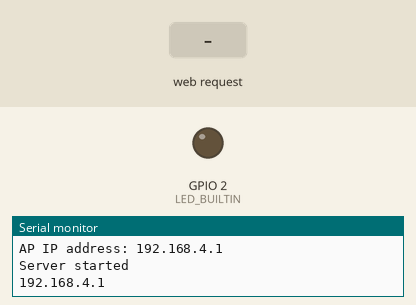
Recording of a sketch running on a simulated ESP8266 (NodeMCU). On the bench: output pins drawn as LEDs (lit = HIGH, except the on-board LED, lit = LOW), the last lines printed to the serial monitor. Inputs (shaded band) come from the test bench.

Above: at 1.2 s.
1.3 s: HTTP request GET /gpio/1 received
At 1.6 s:
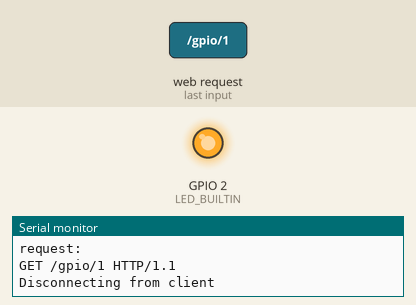
2.8 s: HTTP request GET /gpio/0 received
At 3.9 s:
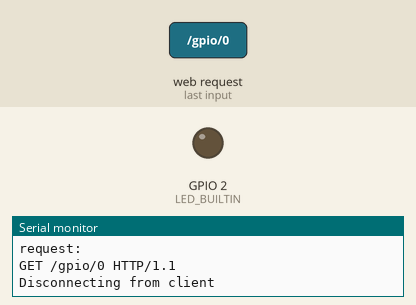
Timing chart, 0 to 5.8 s (numbered marks = the images above; inputs shaded):
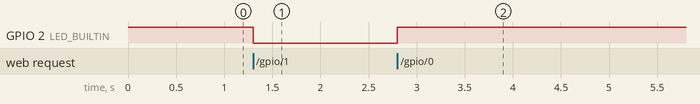

Measured:
- after the input at 1.3 s, GPIO 2 (LED_BUILTIN): HIGH → LOW at once
- after the input at 2.8 s, GPIO 2 (LED_BUILTIN): LOW → HIGH at once

The sketch:

WiFiManualWebServer.ino
```cpp
/*
    This sketch demonstrates how to set up a simple HTTP-like server.
    The server will set a GPIO pin depending on the request
      http://server_ip/gpio/0 will set the GPIO2 low,
      http://server_ip/gpio/1 will set the GPIO2 high
    server_ip is the IP address of the ESP8266 module, will be
    printed to Serial when the module is connected.
*/

#include <ESP8266WiFi.h>

// Variabili per SSID e password
char ssid[32];
const char *password = "123456789";

WiFiServer server(80);

IPAddress myIP;

void setup() {
  Serial.begin(115200);

  pinMode(LED_BUILTIN, OUTPUT);
  digitalWrite(LED_BUILTIN, HIGH);

  // Ottieni il MAC address
  String macAddress = WiFi.softAPmacAddress();
  macAddress.replace(":", ""); // Rimuovi i due punti dal MAC address

  // Crea il nome della Wi-Fi con il MAC address
  sprintf(ssid, "ESPap_%s", macAddress.c_str());

  Serial.println();
  Serial.print("Configuring access point: ");
  Serial.println(ssid);

  // Configura l'AP con SSID e password
  WiFi.softAP(ssid, password);

  myIP = WiFi.softAPIP();
  Serial.print("AP IP address: ");
  Serial.println(myIP);

  // Avvia il server
  server.begin();
  Serial.println(F("Server started"));

  // Stampa l'indirizzo IP
  Serial.println(myIP);
}


void loop() {
  // Check if a client has connected
  WiFiClient client = server.accept();
  if (!client) { return; }
  Serial.println(F("new client"));

  client.setTimeout(5000);  // default is 1000

  // Read the first line of the request
  String req = client.readStringUntil('\r');
  Serial.println(F("request: "));
  Serial.println(req);

  // Match the request
  int val;
  if (req.indexOf(F("/gpio/0")) != -1) {
    val = 0;
    digitalWrite(LED_BUILTIN, HIGH);
  } else if (req.indexOf(F("/gpio/1")) != -1) {
    val = 1;
    digitalWrite(LED_BUILTIN, LOW);
  } else {
    Serial.println(F("invalid request"));
    val = digitalRead(LED_BUILTIN);
  }


  // read/ignore the rest of the request
  // do not client.flush(): it is for output only, see below
  while (client.available()) {
    // byte by byte is not very efficient
    client.read();
  }

  // Send the response to the client
  // it is OK for multiple small client.print/write,
  // because nagle algorithm will group them into one single packet
  client.print(F("HTTP/1.1 200 OK\r\nContent-Type: text/html\r\n\r\n<!DOCTYPE HTML>\r\n<html>\r\nGPIO is now "));
  client.print((val) ? F("high") : F("low"));
  client.print(F("<br><br>Click <a href='"));
  client.print(F("/gpio/1'>here</a> to switch LED GPIO on, or <a href='"));
  client.print(F("/gpio/0'>here</a> to switch LED GPIO off.</html>"));

  // The client will actually be *flushed* then disconnected
  // when the function returns and 'client' object is destroyed (out-of-scope)
  // flush = ensure written data are received by the other side
  Serial.println(F("Disconnecting from client"));
}
```
